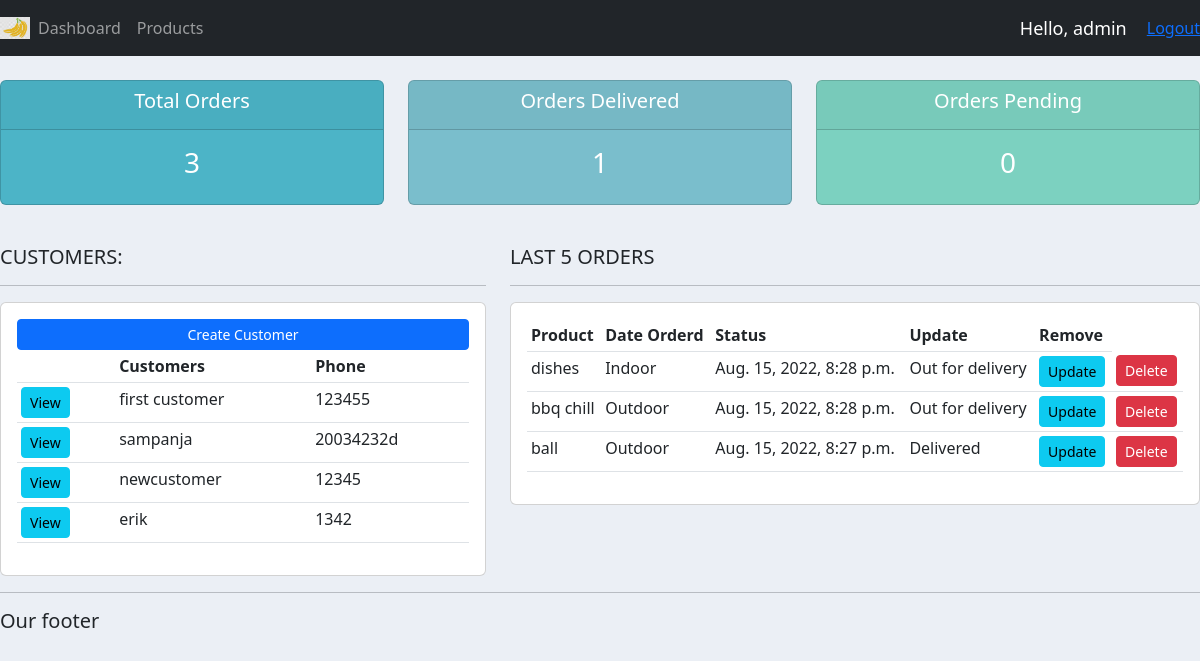
Before: / (signed in) with the older database file.
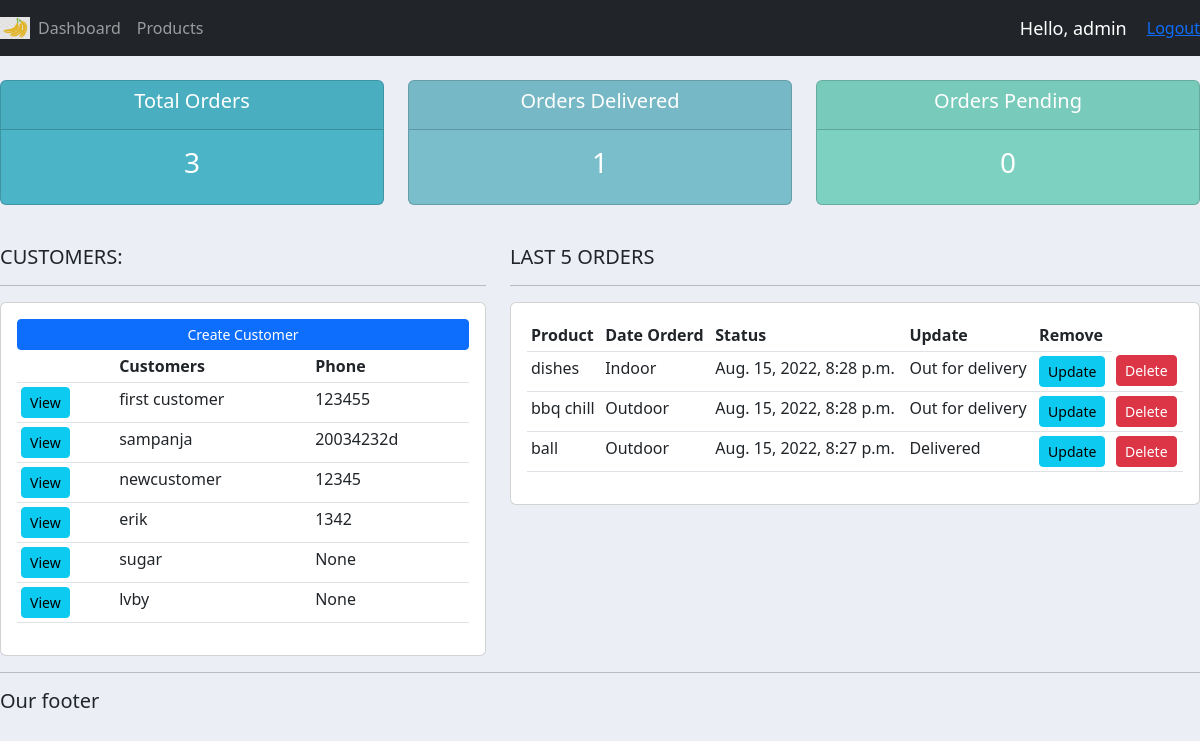
After: the same page with the newer database file.
### accounts/models.py (models this page shows, shortened)
class Customer(models.Model):
	user=models.OneToOneField(User, null=True, blank=True, on_delete=models.CASCADE)
	name=models.CharField(max_length=200, null=True)
	phone=models.CharField(max_length=200,null=True)
	email=models.EmailField(max_length=200, null=True)
	profile_pic=models.ImageField(default="profile1.png",null=True, blank=True)
	date_created=models.DateTimeField(default=now)

class Order(models.Model):
	STATUS=(
		('Pending','Pending'),
		('Out for delivery', 'Out for delivery'),
		('Delivered','Delivered'),
		)
	customer=models.ForeignKey(Customer, null=True, on_delete=models.SET_NULL)
	product=models.ForeignKey(Product, null=True, on_delete=models.SET_NULL)
	date_created=models.DateTimeField(default=now, null=True)
	status=models.CharField(max_length=200, null=True, choices=STATUS)
	note=models.CharField(max_length=200, null=True)

class Product(models.Model):
	CATEGORY=(
		('Indoor','Indoor'),
		('Outdoor','Outdoor'),
		)
	name=models.CharField(max_length=200, null=True)
	price=models.FloatField(null=True)
	category=models.CharField(max_length=200, null=True, choices=CATEGORY)
	description=models.CharField(max_length=200, null=True, blank=True)
	date_created=models.DateTimeField(default=now,null=True)
	tags=models.ManyToManyField(Tag)
	def __str__(self):
		return self.name

### accounts/decorators.py (the view)
	def wrapper_function(request,*args,**kwargs):
		group=None
		if request.user.groups.exists():
			group=request.user.groups.all()[0].name
		if group=='customer':
			return redirect('user-page')
		if group=='admin':
			return view_func(request,*args,**kwargs)
		else:
			return redirect('register')

### accounts/views.py (called while the page is built)
@login_required(login_url="login")
@admin_only
def home(request):
    orders=Order.objects.all()
    customers=Customer.objects.all()
    total_customers=customers.count()
    total_orders=orders.count()
    delivered=orders.filter(status='Delivered').count()
    pending=orders.filter(status='Pending').count()
    context={'orders': orders,'customers':customers,'total_customers':total_customers,'total_orders':total_orders,'delivered':delivered,'pending':pending}
    return render(request,'accounts/dashboard.html',context)

### accounts/templates/accounts/dashboard.html
{% extends 'accounts/main.html' %}
{% block content %}
{%  include 'accounts/status.html' %}
<br>
<div class="row">
	<div class="col-md-5">
		<h5>CUSTOMERS:</h5>
		<hr>
		<div class="card card-body">
			<a class="btn btn-primary  btn-sm btn-block" href="">Create Customer</a>
			<table class="table table-sm">
				<tr>
					<th></th>
					<th>Customers</th>
					<th>Phone</th>
				</tr>
				{% for customer in customers %}
					<tr>
						<td><a class="btn btn-sm btn-info" href= "{% url 'customer' customer.id %}">View</a></td>
						<td>{{customer.name}}</td>
						<td>{{customer.phone}}</td>
					</tr>
				{% endfor %}
			</table>
		</div>
	</div>
	<div class="col-md-7">
		<h5>LAST 5 ORDERS</h5>
		<hr>
		<div class="card card-body">
			<table class="table table-sm">
				<tr>
					<th>Product</th>
					<th>Date Orderd</th>
					<th>Status</th>
					<th>Update</th>
					<th>Remove</th>
				</tr>
				{% for order in orders %}
					<tr>
						<td>{{order.product}}</td>
						<td>{{order.product.category}}</td>
						<td>{{order.date_created}}</td>
						<td>{{order.status}}</td>
						<td><a class="btn btn-sm btn-info" href="{% url 'update_order' order.id %}">Update</a></td>
						<td><a class="btn btn-sm btn-danger" href="{% url 'delete_order' order.id %}">Delete</a></td>
					</tr>
				{% endfor %}
			</table>
		</div>
	</div>
</div>
{% endblock %}

Changed rows visible on the page:
added Customer: name "sugar", phone "None"
added Customer: name "lvby", phone "None"
